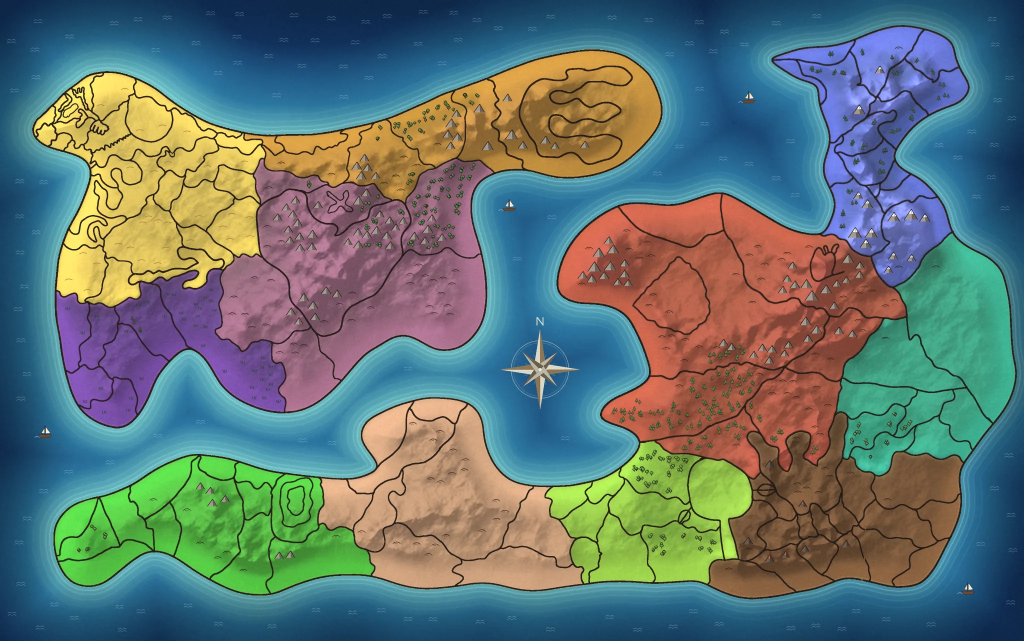
#> input picture harita/MAP_IMG.webp, 2048 x 1281 px, found by its file name (shown at 1/2 size)
$ python extract.py
#> lines starting #> are read from the running program, lines starting #| are printed output that depends on the picture
import numpy as np, json
from PIL import Image
from scipy import ndimage as ndi

W,H=2048,1281
img=np.asarray(Image.open('/home/claude/work/MAP_IMG.webp').convert('RGB')).astype(np.float32)/255
L=np.asarray(Image.open('/home/claude/work/MAP_LBL.png')).astype(np.int32)
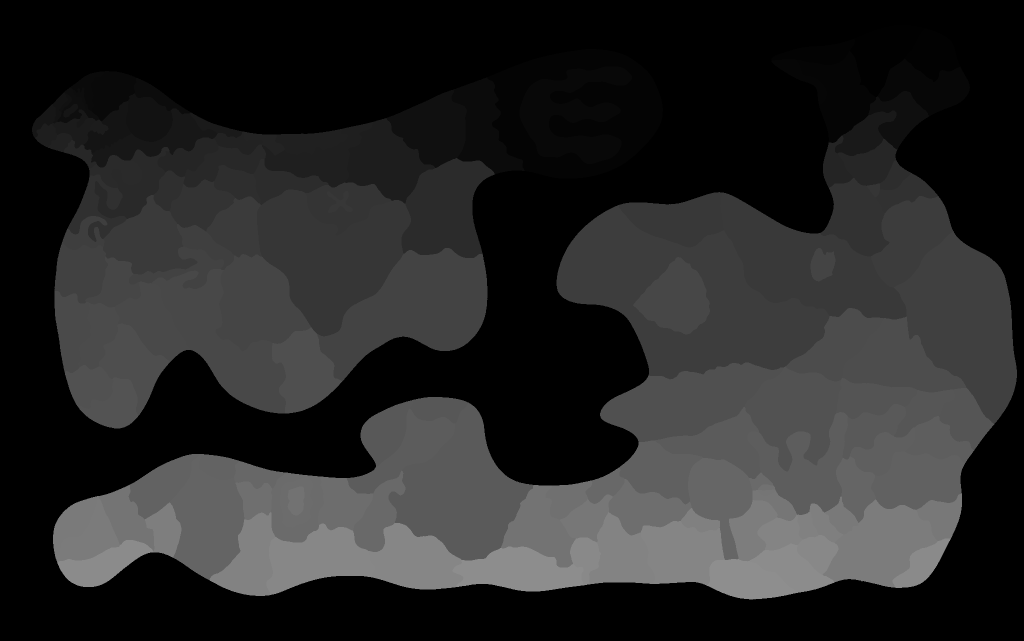
#> input picture harita/MAP_LBL.png, 2048 x 1281 px, found by its file name (shown at 1/2 size)
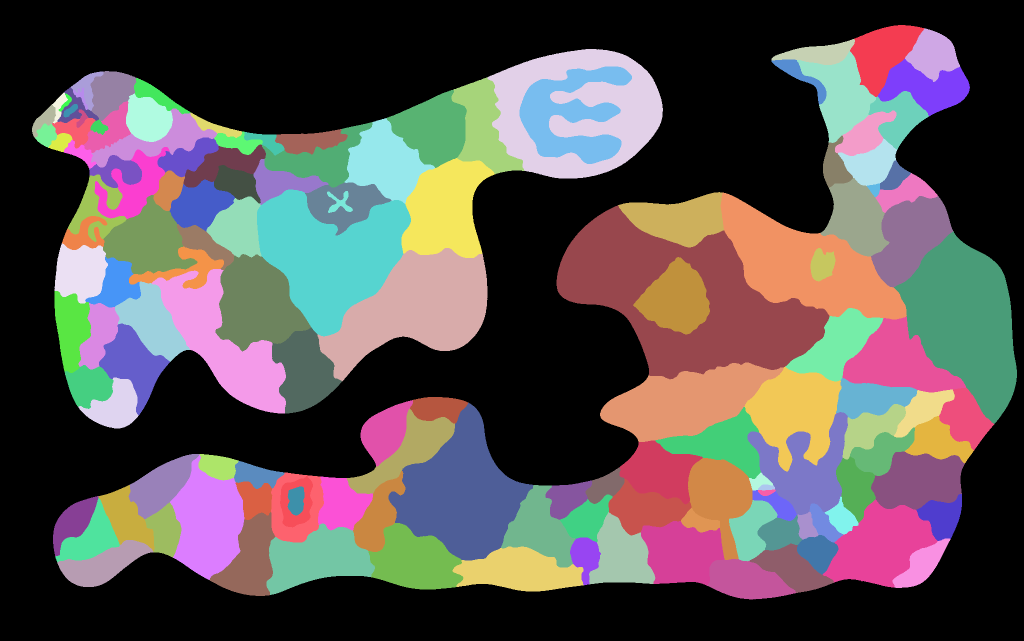
#> L: shape (1281, 2048) int32 (shown at 1/2 size); 143 distinct labels, from 0 to 142; one colour per label, 0 black
#> (the run stopped early here; a loop or call above may not have finished)
